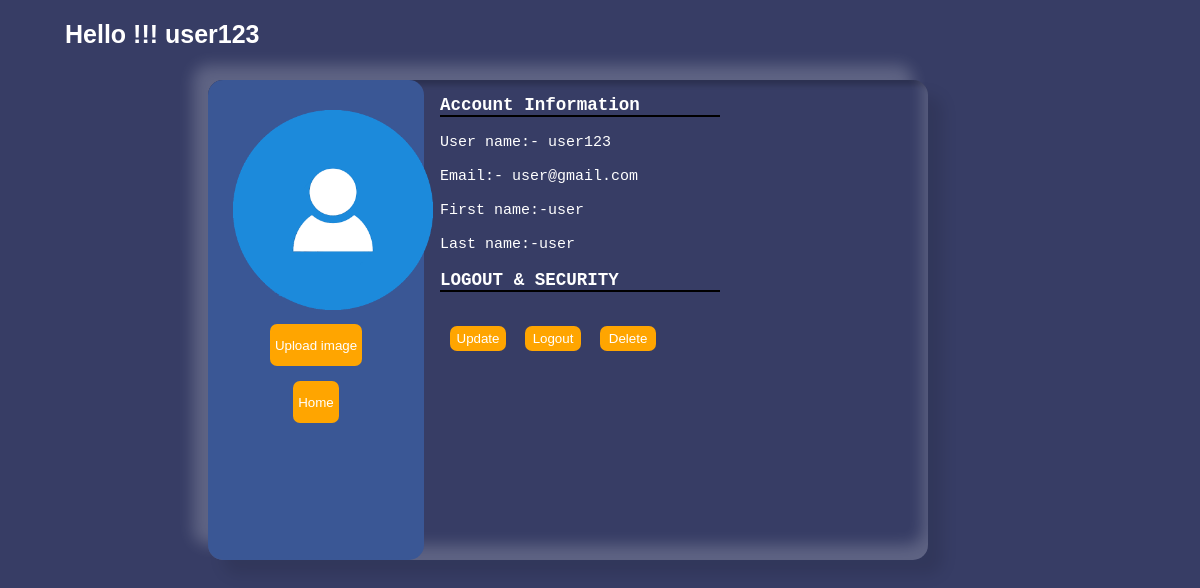
Page /profile.php (signed in) on the committed database.
### tables this page shows
CREATE TABLE `users` (
  `id` int(11) NOT NULL,
  `user_id` bigint(25) NOT NULL,
  `First_Name` varchar(255) NOT NULL,
  `Last_Name` varchar(255) NOT NULL,
  `username` varchar(255) NOT NULL,
  `email` varchar(255) NOT NULL,
  `password` varchar(255) NOT NULL
);

### function.php (called while the page is built, shortened)
<?php
function check_login($conn)
{
	if(isset($_SESSION['user_id']))
	{
		$id = $_SESSION['user_id'];
		$query = "select * from users where user_id = '$id' limit 1";
		$result = mysqli_query($conn,$query);
		if($result && mysqli_num_rows($result) > 0)
		{
			$user_data = mysqli_fetch_assoc($result);
			return $user_data;
		}
	}
	die;
}
?>

### profile.php (the view, shortened to what this page needs)
<?php
    include("connection.php");
    include("function.php");
    $user_data = check_login($conn);
?>
<!DOCTYPE html>
<html>
<link rel="stylesheet" href="https://cdnjs.cloudflare.com/ajax/libs/font-awesome/6.1.1/css/all.min.css"
 />
<head>
    <link rel="stylesheet" href="cssfile/sidebar.css">
</head>
<body>
    <div class="usern"><b>
            <font color="#fff"> Hello !!! <?php echo $user_data['username'];?></font>
        </b></div>
    <div class="wrapper">
        <div class="left">
            <img src="image/Re.png" alt="user" width="200">
            <button class="btn4">Upload image </button><br>
            <br>
            <a href="viewBus.php"><button class="btn4">Home </button></a>
        </div>
    </div>
    <div class="right">
        <h3>Account Information</h3>
        <hr /><br />
        <p>User name:- <?php echo $user_data['username'];?> </p><br>
        <p>Email:- <?php echo $user_data['email'];?> </p>
        <br>
        <p>First name:-<?php echo $user_data['First_Name'];?></p><br>
        <p>Last name:-<?php echo $user_data['Last_Name'];?></p><br>
        <h3>LOGOUT & SECURITY</h3>
        <hr /><br>
        <br><a href="updateProfile.php?id=<?php echo $user_data['id'];?>">
            <button class="btn3">Update</button></a>
        <a href="logout.php">
            <button class="btn3">Logout</button></a>
        <a href="deleteProfile.php?id=<?php echo $user_data['id'];?>">
            <button class="btn3">Delete</button></a>
    </div>
</body>
</html>

### sidebar.css (style rules this page uses)
* { margin: 0; padding: 0; list-style: none; text-decoration: none; }

### profile.php (style rules this page uses)
* { padding: 0; margin: 0; list-style: none; box-sizing: border-box; }
body { font-family: monospace; background: #373d65; background-repeat: no-repeat; background-attachment: fixed; background-size: cover; }
.usern { font-size: 25px; font-family: Arial; margin-top: 20px; left: 50%; padding-left: 65px; width: 45%; }
.wrapper { position: absolute; top: 40%; left: 34%; height: 60%; margin-left: 160px; border-radius: 15px; transform: translate(-50%, -50%); width: 60%; display: flex; box-shadow: -15px -15px 15px rgba(255, 255, 255, 0.2), 15px 15px 15px rgba(0, 0, 0, 0.1), inset -5px -15px 15px rgba(255, 255, 255, 0.2), inset 5px 5px 5px rgba(0, 0, 0, 0.2); }
.wrapper .left { width: 30%; background: #3A5795; padding: 30px 25px; border-top-left-radius: 5px; border-bottom-left-radius: 5px; text-align: center; color: #fff; border-radius: 15px; }
.wrapper .left img { border-radius: 5px; margin-bottom: 10px; }
.right { width: 80%; left: 10%; margin-top: 46px; margin-right: auto; margin-left: auto; color: #fff; padding: 0px 200px; position: relative; font-size: 15px; }
hr { border: 1px solid black; width: 50%; }
.btn3 { margin-left: 10px; padding: 5px; width: 10%; background-color: orange; border: none; color: white; border-radius: 7px; }
.btn4 { background-color: orange; border: none; color: white; border-radius: 7px; height: 10%; padding: 5px; }

### rows in the picture
users: username "user123", email "user@gmail.com", First_Name "user", Last_Name "user"
